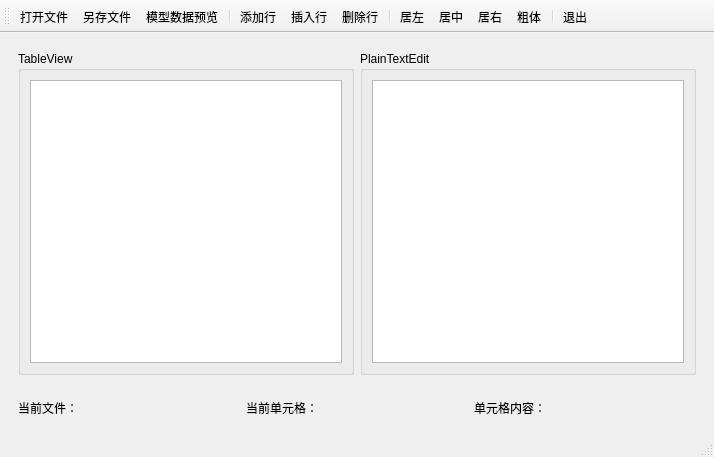
<?xml version="1.0" encoding="UTF-8"?>
<ui version="4.0">
 <class>MainWindow</class>
 <widget class="QMainWindow" name="MainWindow">
  <property name="geometry">
   <rect>
    <x>0</x>
    <y>0</y>
    <width>714</width>
    <height>457</height>
   </rect>
  </property>
  <property name="windowTitle">
   <string>MainWindow</string>
  </property>
  <widget class="QWidget" name="centralwidget">
   <layout class="QVBoxLayout" name="verticalLayout">
    <item>
     <widget class="QWidget" name="widget" native="true">
      <layout class="QHBoxLayout" name="horizontalLayout_2">
       <item>
        <widget class="QGroupBox" name="groupBox">
         <property name="title">
          <string>TableView</string>
         </property>
         <layout class="QHBoxLayout" name="horizontalLayout_4">
          <item>
           <widget class="QTableView" name="tableView"/>
          </item>
         </layout>
        </widget>
       </item>
       <item>
        <widget class="QGroupBox" name="groupBox_2">
         <property name="title">
          <string>PlainTextEdit</string>
         </property>
         <layout class="QHBoxLayout" name="horizontalLayout_3">
          <item>
           <widget class="QPlainTextEdit" name="plainTextEdit"/>
          </item>
         </layout>
        </widget>
       </item>
      </layout>
     </widget>
    </item>
    <item>
     <widget class="QWidget" name="widget_2" native="true">
      <layout class="QHBoxLayout" name="horizontalLayout">
       <item>
        <widget class="QLabel" name="labelPath">
         <property name="text">
          <string>当前文件：</string>
         </property>
        </widget>
       </item>
       <item>
        <widget class="QLabel" name="labelCurCell">
         <property name="text">
          <string>当前单元格：</string>
         </property>
        </widget>
       </item>
       <item>
        <widget class="QLabel" name="labelCellText">
         <property name="text">
          <string>单元格内容：</string>
         </property>
        </widget>
       </item>
      </layout>
     </widget>
    </item>
   </layout>
  </widget>
  <widget class="QMenuBar" name="menubar">
   <property name="geometry">
    <rect>
     <x>0</x>
     <y>0</y>
     <width>714</width>
     <height>24</height>
    </rect>
   </property>
  </widget>
  <widget class="QStatusBar" name="statusbar"/>
  <widget class="QToolBar" name="toolBar">
   <property name="windowTitle">
    <string>toolBar</string>
   </property>
   <property name="toolButtonStyle">
    <enum>Qt::ToolButtonTextUnderIcon</enum>
   </property>
   <attribute name="toolBarArea">
    <enum>TopToolBarArea</enum>
   </attribute>
   <attribute name="toolBarBreak">
    <bool>false</bool>
   </attribute>
   <addaction name="actOpen"/>
   <addaction name="actSave"/>
   <addaction name="actModelData"/>
   <addaction name="separator"/>
   <addaction name="actAppend"/>
   <addaction name="actInsert"/>
   <addaction name="actDelete"/>
   <addaction name="separator"/>
   <addaction name="actAlignLeft"/>
   <addaction name="actAlignCenter"/>
   <addaction name="actAlignRight"/>
   <addaction name="actFontBold"/>
   <addaction name="separator"/>
   <addaction name="actExit"/>
  </widget>
  <action name="actOpen">
   <property name="icon">
    <iconset resource="res.qrc">
     <normaloff>:/images/icons/open.bmp</normaloff>:/images/icons/open.bmp</iconset>
   </property>
   <property name="text">
    <string>打开文件</string>
   </property>
   <property name="toolTip">
    <string>打开文件</string>
   </property>
  </action>
  <action name="actSave">
   <property name="icon">
    <iconset resource="res.qrc">
     <normaloff>:/images/icons/save.bmp</normaloff>:/images/icons/save.bmp</iconset>
   </property>
   <property name="text">
    <string>另存文件</string>
   </property>
  </action>
  <action name="actAppend">
   <property name="icon">
    <iconset resource="res.qrc">
     <normaloff>:/images/icons/append.bmp</normaloff>:/images/icons/append.bmp</iconset>
   </property>
   <property name="text">
    <string>添加行</string>
   </property>
  </action>
  <action name="actInsert">
   <property name="icon">
    <iconset resource="res.qrc">
     <normaloff>:/images/icons/insert.bmp</normaloff>:/images/icons/insert.bmp</iconset>
   </property>
   <property name="text">
    <string>插入行</string>
   </property>
  </action>
  <action name="actDelete">
   <property name="icon">
    <iconset resource="res.qrc">
     <normaloff>:/images/icons/delete.bmp</normaloff>:/images/icons/delete.bmp</iconset>
   </property>
   <property name="text">
    <string>删除行</string>
   </property>
  </action>
  <action name="actExit">
   <property name="icon">
    <iconset resource="res.qrc">
     <normaloff>:/images/icons/exit.bmp</normaloff>:/images/icons/exit.bmp</iconset>
   </property>
   <property name="text">
    <string>退出</string>
   </property>
  </action>
  <action name="actModelData">
   <property name="icon">
    <iconset resource="res.qrc">
     <normaloff>:/images/icons/import1.bmp</normaloff>:/images/icons/import1.bmp</iconset>
   </property>
   <property name="text">
    <string>模型数据预览</string>
   </property>
  </action>
  <action name="actAlignLeft">
   <property name="icon">
    <iconset resource="res.qrc">
     <normaloff>:/images/icons/508.bmp</normaloff>:/images/icons/508.bmp</iconset>
   </property>
   <property name="text">
    <string>居左</string>
   </property>
  </action>
  <action name="actAlignCenter">
   <property name="icon">
    <iconset resource="res.qrc">
     <normaloff>:/images/icons/510.bmp</normaloff>:/images/icons/510.bmp</iconset>
   </property>
   <property name="text">
    <string>居中</string>
   </property>
  </action>
  <action name="actAlignRight">
   <property name="icon">
    <iconset resource="res.qrc">
     <normaloff>:/images/icons/512.bmp</normaloff>:/images/icons/512.bmp</iconset>
   </property>
   <property name="text">
    <string>居右</string>
   </property>
  </action>
  <action name="actFontBold">
   <property name="checkable">
    <bool>true</bool>
   </property>
   <property name="icon">
    <iconset resource="res.qrc">
     <normaloff>:/images/icons/500.bmp</normaloff>:/images/icons/500.bmp</iconset>
   </property>
   <property name="text">
    <string>粗体</string>
   </property>
  </action>
 </widget>
 <resources>
  <include location="res.qrc"/>
 </resources>
 <connections>
  <connection>
   <sender>actExit</sender>
   <signal>triggered()</signal>
   <receiver>MainWindow</receiver>
   <slot>close()</slot>
   <hints>
    <hint type="sourcelabel">
     <x>-1</x>
     <y>-1</y>
    </hint>
    <hint type="destinationlabel">
     <x>356</x>
     <y>228</y>
    </hint>
   </hints>
  </connection>
 </connections>
</ui>
